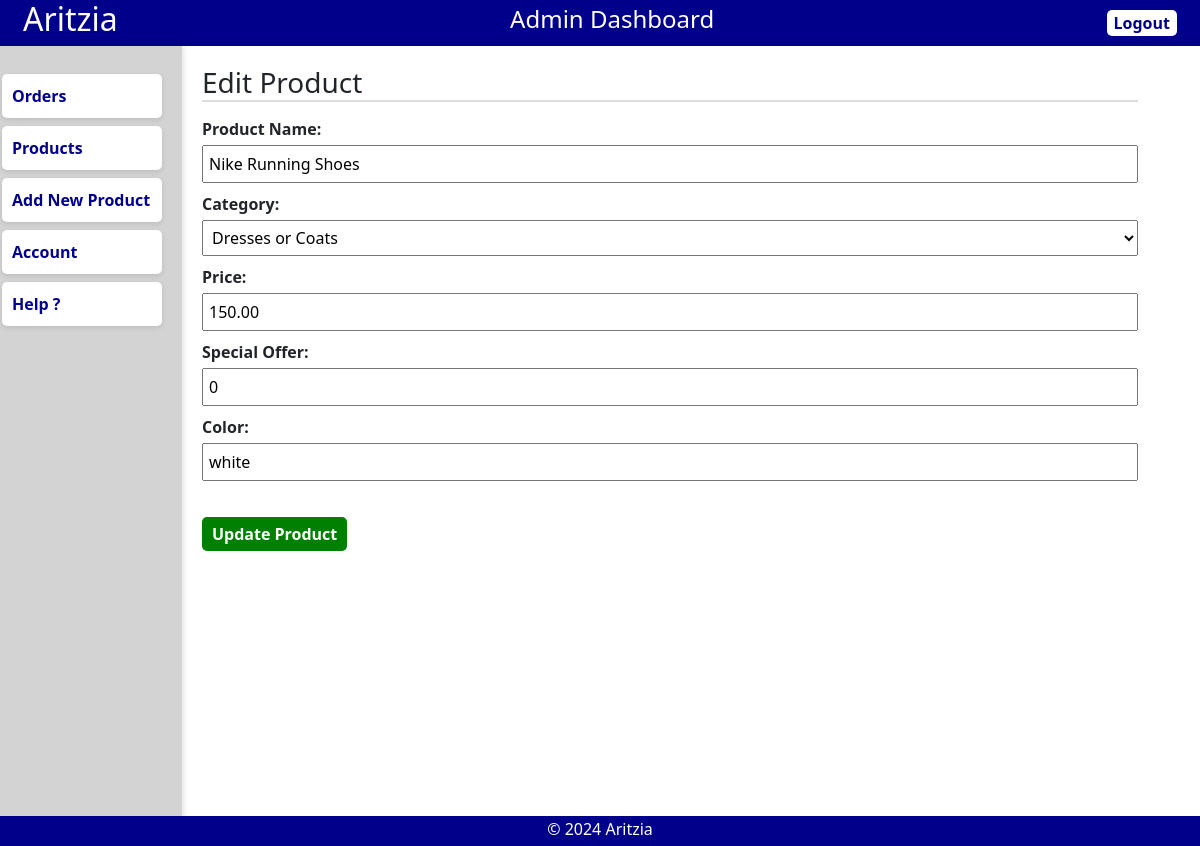
The app's page /admin/edit_product.php?id=1 (signed in) with its own data.
### tables this page shows
CREATE TABLE `products` (
  `product_id` int(11) NOT NULL,
  `product_area` varchar(500) NOT NULL,
  `product_name` varchar(500) NOT NULL,
  `product_category` varchar(108) NOT NULL,
  `product_description` varchar(1000) NOT NULL,
  `product_image` varchar(255) NOT NULL,
  `product_image2` varchar(255) DEFAULT NULL,
  `product_image3` varchar(255) DEFAULT NULL,
  `product_image4` varchar(255) DEFAULT NULL,
  `product_price` decimal(10,2) NOT NULL,
  `product_special_offer` int(2) DEFAULT NULL,
  `product_color` varchar(108) DEFAULT NULL
);

### admin/edit_product.php (the view, shortened to what this page needs)
<?php
    include('header.php');
    include('../server/connection.php');
    if (isset($_GET['id']))
    {
        $product_id = $_GET['id'];
        $query = "SELECT * FROM products WHERE product_id='$product_id'";
        $result = mysqli_query($conn, $query);
        $product = mysqli_fetch_assoc($result);
    }
?>
<!DOCTYPE html>
<html lang="en">
<head>
</head>
<body>
    <div class="container">
        <?php include('sidebar.php'); ?>
        <div class="content">
            <h3>Edit Product</h3>
            <form action="edit_product.php?id=<?php echo $product_id; ?>" method="post" class="edit-product">
                <label for="name">Product Name:</label><br>
                <input type="text" name="product_name" value="<?php echo $product['product_name']; ?>" required><br>
                <label for="category">Category:</label><br>
                <select name="product_category" required>
                    <option value="dresses_coats" <?php if($product['product_category'] == 'dresses_coats') echo 'selected'; ?>>Dresses or Coats</option>
                </select><br>
                <label for="price">Price:</label><br>
                <input type="number" name="product_price" value="<?php echo $product['product_price']; ?>" required><br>
                <label for="offer">Special Offer:</label><br>
                <input type="text" name="product_special_offer" value="<?php echo $product['product_special_offer']; ?>"><br>
                <label for="color">Color:</label><br>
                <input type="text" name="product_color" value="<?php echo $product['product_color']; ?>"><br><br>
                <button class="btn-edit_product" type="submit" name="update_product">Update Product</button>
            </form>
        </div>
    </div>
    <?php include('footer.php'); ?>
    </body>
</html>

### admin/edit_product.php (style rules this page uses)
html, body { overflow: hidden; }
.container { display: flex; min-height: 100vh; }
.content { flex-grow: 1; padding: 20px; }
.content h3 { border-bottom: 2px solid #ddd; }
.btn-edit_product { background-color: green; color: white; padding: 5px 10px; border: none; cursor: pointer; border-radius: 5px; margin-top: 10px; font-weight: bold; }
.edit-product label { margin-bottom: 4px; margin-top: 7px; font-weight: bold; }
.edit-product input, .edit-product select { margin-bottom: 2px; padding: 5px; width: 100%; box-sizing: border-box; }

### records on screen
products: product_name "Nike Running Shoes", product_price "150.00", product_special_offer "0", product_color "white"
